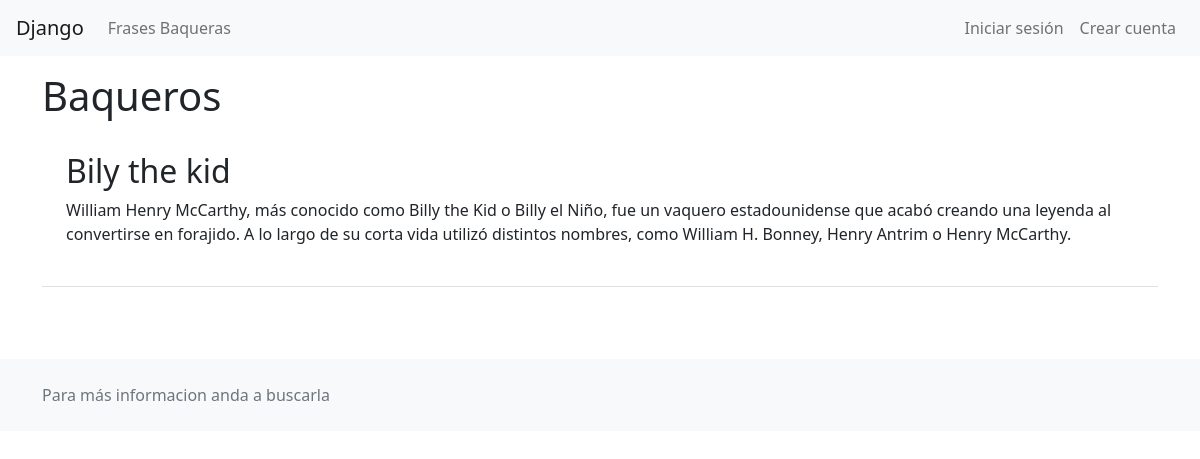
The page /baqueros/ on the database its author committed.
### base/models.py (models this page shows, shortened)
class Baqueros(models.Model):
    name= models.CharField(max_length=100)
    description = models.TextField()
    update = models.DateTimeField(auto_now=True)
    created = models.DateTimeField(auto_now_add=True)

### base/views.py (the view)
# urls.py: path('baqueros/', views.baqueroPage),
def baqueroPage(request):
    posts = Baqueros.objects.all()
    return render(request, 'baquero.html', {'posts': posts})

### templates/baquero.html
{% extends "layouts/main.html" %}
{% block content %}
<h1>Baqueros</h1>
{% for p in posts %}
    <div class="p-4 border-bottom">
    <h2>{{p.name}}</h2>
    <p> {{p.description}} </p>
    </div>
{% endfor %}
{% endblock %}

### static/style/estilo.css (style rules this page uses)
* { margin: 0; padding: 0; }

### rows shown on the page
Baqueros: name "Bily the kid", description "William Henry McCarthy, más conocido como Billy the Kid o Billy el Niño, fue un vaquero estadounidense que acabó creando una leyenda al convertirse en forajido. A lo largo de su corta vida utilizó distintos nombres, como William H. Bonney, Henry Antrim o Henry McCarthy."
